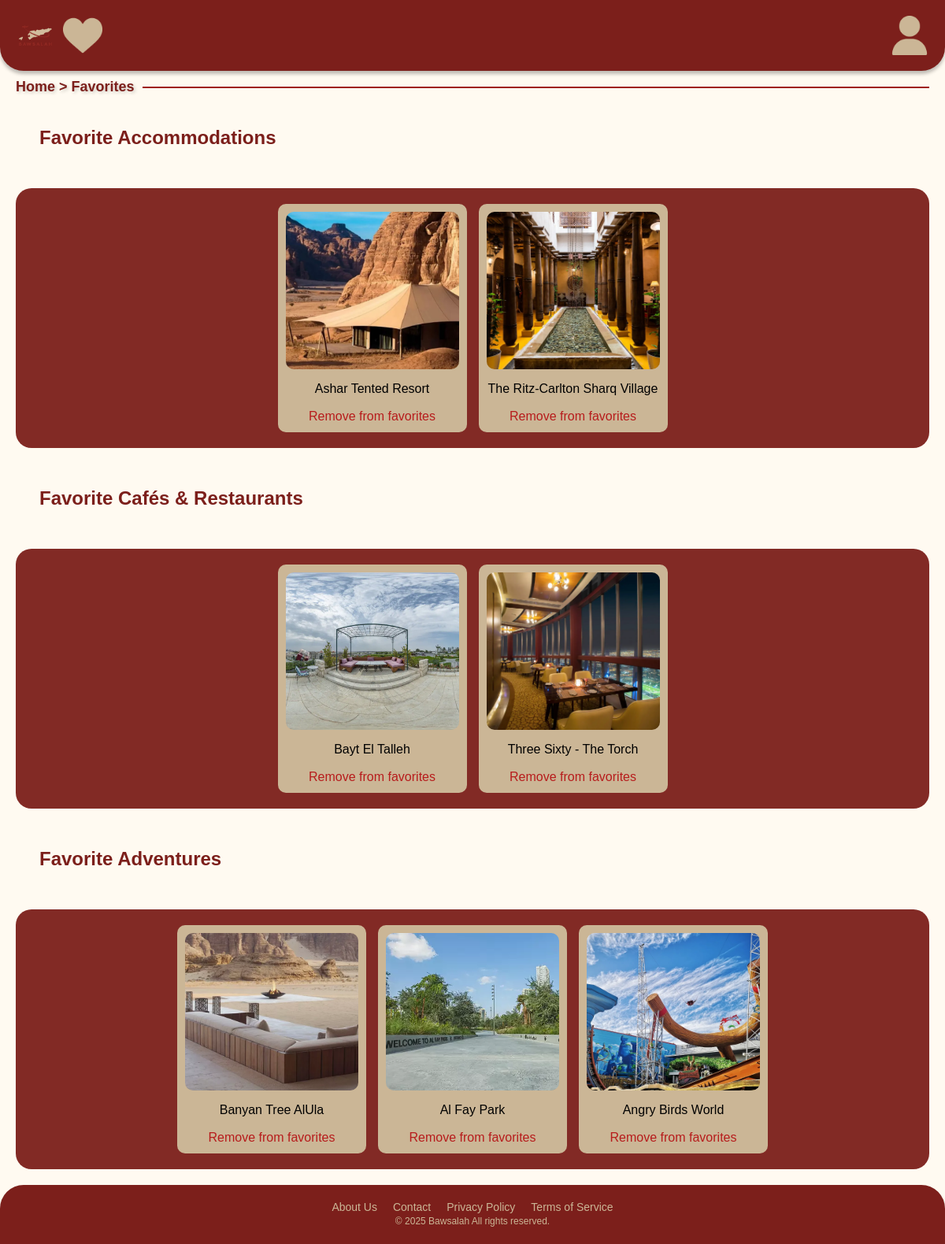
Page /favorites.php (signed in) on the committed database.
### tables this page shows
CREATE TABLE `destination` (
  `destinationID` int NOT NULL,
  `name` varchar(60) NOT NULL,
  `image` varchar(255) NOT NULL,
  `categoryID` int NOT NULL,
  `cityID` int NOT NULL
);

### favorites.php (the view, shortened to what this page needs)
<?php
include 'db_connection.php';
$userID = $_SESSION['userID'];
$stmt = $conn->prepare("SELECT d.destinationID, d.name AS destination_name, d.image AS destination_image, c.name AS category_name
                        FROM favoriteslist f
                        JOIN destination d ON f.destinationID = d.destinationID
                        JOIN category c ON f.categoryID = c.categoryID
                        WHERE f.userID = ?");
$stmt->bind_param("i", $userID);
$stmt->execute();
$result = $stmt->get_result();
$favorites = [
    "Accommodations" => [],
    "Cafés & Restaurants" => [],
    "Adventures" => []
];
while ($row = $result->fetch_assoc()) {
    $favorites[$row['category_name']][] = $row;
}
?>
<head>
</head>
<body>
    <header class="header">
        <div class="logo-container">
            <a href="Bawhome.php">
                <img src="images/logo.png" alt="Logo" class="nav-icon"></a>
            <a href="favorites.php">
                <img src="images/heart.png" alt="Heart" class="nav-icon"></a>
        </div>
        <a href="profile.php">
            <img src="images/profile_color.png" alt="Profile" class="nav-icon"></a>
    </header>
    <nav class="breadcrumb-nav">
        <span>
            <a href="Bawhome.php" style="text-decoration: none; color: #7C1F1B;">Home</a>
            &gt; <a href="favorites.html" style="text-decoration: none; color: #7C1F1B;">Favorites</a>
        </span>
        <div class="divider"></div>
    </nav>
     <h3 class="category-title">Favorite Accommodations</h3>
    <div class="category-grid">
   <?php
if (!empty($favorites["Accommodations"])) {
    foreach ($favorites["Accommodations"] as $place) {
        echo "<div class='category-card'>";
        echo "<img src='images/" . htmlspecialchars($place['destination_image']) . "' alt='" . htmlspecialchars($place['destination_name']) . "'>";
        echo "<p>" . htmlspecialchars($place['destination_name']) . "</p>";
        echo "<form method='POST' action='remove_favorite.php' style='display:inline;'>";
        echo "<button type='submit' class='remove-button' style='color:#B71C1C; border: none; background: none; cursor: pointer;'>";
        echo "Remove from favorites";
        echo "</button>";
        echo "</form>";
        echo "</div>";
    }
} else {
    echo "<p>No favorite accommodations yet.</p>";
}
?>
    </div>
    <h3  class="category-title">Favorite Cafés & Restaurants</h3>
    <div class="category-grid">
        <?php
        if (!empty($favorites["Cafés & Resturants"])) {
            foreach ($favorites["Cafés & Resturants"] as $place) {
                echo "<div class='category-card'>";
 echo "<img src='images/" . htmlspecialchars($place['destination_image']) . "' alt='" . htmlspecialchars($place['destination_name']) . "'>";
        echo "<p>" . htmlspecialchars($place['destination_name']) . "</p>";
        echo "<form method='POST' action='remove_favorite.php' style='display:inline;'>";
        echo "<button type='submit' class='remove-button' style='color:#B71C1C; border: none; background: none; cursor: pointer;'>";
        echo "Remove from favorites";
        echo "</button>";
        echo "</form>";
        echo "</div>";
    }
} else {
    echo "<p>No favorite accommodations yet.</p>";
}
?>
    </div>
    <h3  class="category-title">Favorite Adventures</h3>
    <div class="category-grid">
        <?php
        if (!empty($favorites["Adventures"])) {
            foreach ($favorites["Adventures"] as $place) {
                echo "<div class='category-card'>";
 echo "<img src='images/" . htmlspecialchars($place['destination_image']) . "' alt='" . htmlspecialchars($place['destination_name']) . "'>";                echo "<p>" . htmlspecialchars($place['destination_name']) . "</p>";
        echo "<form method='POST' action='remove_favorite.php' style='display:inline;'>";
        echo "<button type='submit' class='remove-button' style='color:#B71C1C; border: none; background: none; cursor: pointer;'>";
        echo "Remove from favorites";
        echo "</button>";
        echo "</form>";
        echo "</div>";
    }
} else {
    echo "<p>No favorite accommodations yet.</p>";
}
        ?>
    </div>
<footer class="footer">
        <div class="footer-links">
            <a href="about.html">About Us</a>
            <a href="contact.html">Contact</a>
            <a href="privacy.html">Privacy Policy</a>
            <a href="terms.html">Terms of Service</a>
        </div>
        <p>&copy; 2025 Bawsalah All rights reserved.</p>
    </footer>
</body>
</html>

### favorites.php (style rules this page uses)
body { font-family: Arial, sans-serif; margin: 0; padding: 0; background-color: #fffaf1; min-height: 100vh; display: flex; flex-direction: column; }
.header, .footer { background-color: #7C1F1B; padding: 20px; display: flex; justify-content: space-between; align-items: center; border-radius: 0 0 30px 30px; box-shadow: 0px 4px 4px rgba(0, 0, 0, 0.25); }
.footer { padding: 10px; border-radius: 30px 30px 0 0; flex-direction: column; text-align: center; margin-top: auto; }
.footer-links { display: flex; gap: 20px; margin-top: 10px; }
.footer-links a { color: #CBB696; text-decoration: none; transition: color 0.3s ease; font-size: 14px; }
.footer p { color: #CBB696; margin-top: 3px; font-size: 12px; }
.logo-container { display: flex; align-items: center; gap: 10px; }
.nav-icon { width: 50px; transition: transform 0.3s ease; }
.breadcrumb-nav { display: flex; align-items: center; padding: 10px 20px; font-size: 18px; color: #7C1F1B; text-shadow: 2px 2px 4px rgba(0, 0, 0, 0.2); font-weight: bold; }
.divider { flex-grow: 1; height: 2px; background-color: #9E1A1A; margin-left: 10px; }
.category-grid { display: flex; flex-wrap: wrap; justify-content: center; gap: 15px; padding: 20px; background-color: rgba(124, 31, 27, 0.95); border-radius: 20px; margin: 20px; }
.category-card { background-color: #cbb696; padding: 10px; border-radius: 10px; text-align: center; width: 220px; position: relative; transition: transform 0.3s ease-in-out; }
.category-card img { width: 100%; height: 200px; object-fit: cover; border-radius: 10px; }
.category-title { font-size: 24px; color: #7C1F1B; padding: 10px; border-radius: 10px; text-align: left; margin: 20px; text-indent: 20px; }
.remove-button { background: none; border: none; color:#B71C1C; font-size: 16px; cursor: pointer; text-align: center; }

### rows in the picture
destination: image (picture), name "Ashar Tented Resort"
destination: image (picture), name "The Ritz-Carlton Sharq Village"
destination: image (picture), name "Bayt El Talleh"
destination: image (picture), name "Three Sixty - The Torch"
destination: image (picture), name "Banyan Tree AlUla"
destination: image (picture), name "Al Fay Park"
destination: image (picture), name "Angry Birds World"
